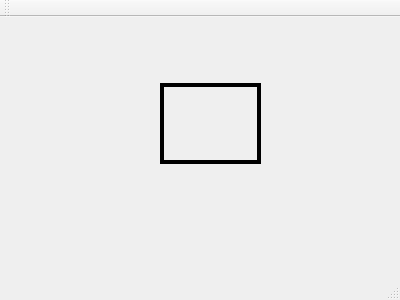
<?xml version="1.0" encoding="UTF-8"?>
<ui version="4.0">
 <class>server</class>
 <widget class="QMainWindow" name="server">
  <property name="geometry">
   <rect>
    <x>0</x>
    <y>0</y>
    <width>400</width>
    <height>300</height>
   </rect>
  </property>
  <property name="windowTitle">
   <string>server</string>
  </property>
  <widget class="QWidget" name="centralWidget">
   <widget class="QLabel" name="label">
    <property name="geometry">
     <rect>
      <x>160</x>
      <y>66</y>
      <width>101</width>
      <height>81</height>
     </rect>
    </property>
    <property name="frameShape">
     <enum>QFrame::Box</enum>
    </property>
    <property name="lineWidth">
     <number>4</number>
    </property>
    <property name="text">
     <string/>
    </property>
   </widget>
  </widget>
  <widget class="QMenuBar" name="menuBar">
   <property name="geometry">
    <rect>
     <x>0</x>
     <y>0</y>
     <width>400</width>
     <height>22</height>
    </rect>
   </property>
  </widget>
  <widget class="QToolBar" name="mainToolBar">
   <attribute name="toolBarArea">
    <enum>TopToolBarArea</enum>
   </attribute>
   <attribute name="toolBarBreak">
    <bool>false</bool>
   </attribute>
  </widget>
  <widget class="QStatusBar" name="statusBar"/>
 </widget>
 <layoutdefault spacing="6" margin="11"/>
 <resources/>
 <connections/>
</ui>
